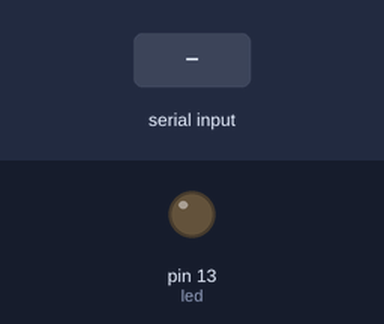
Recording of a sketch running on a simulated Arduino Uno, built with avr-gcc and run on an emulated ATmega328P. Shown: output pins drawn as LEDs (lit = HIGH). The test bench sets the inputs (shaded band).

Above: at 1.2 s.
1.3 s: byte 30 received over Serial
At 2.0 s:
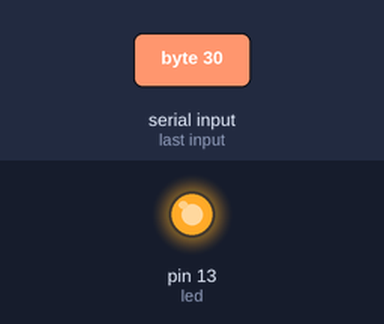
Timing chart, 0 to 4.3 s (numbered marks = the images above; inputs shaded):
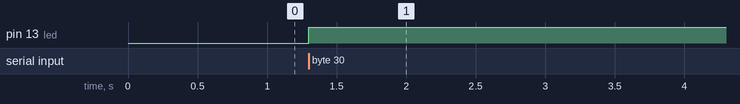

The sketch:

slave.ino
```cpp
byte byte_received = 0;
int led = 13;

void setup() {
  // put your setup code here, to run once:
Serial.begin(9600);
pinMode(led, OUTPUT);
}

void loop() {
  // put your main code here, to run repeatedly:
  if(Serial.available()){
    byte_received = Serial.read();
    digitalWrite(led, byte_received);
  }


}
```

Measured:
- after the input at 1.3 s, pin 13 (led): LOW → HIGH at once
